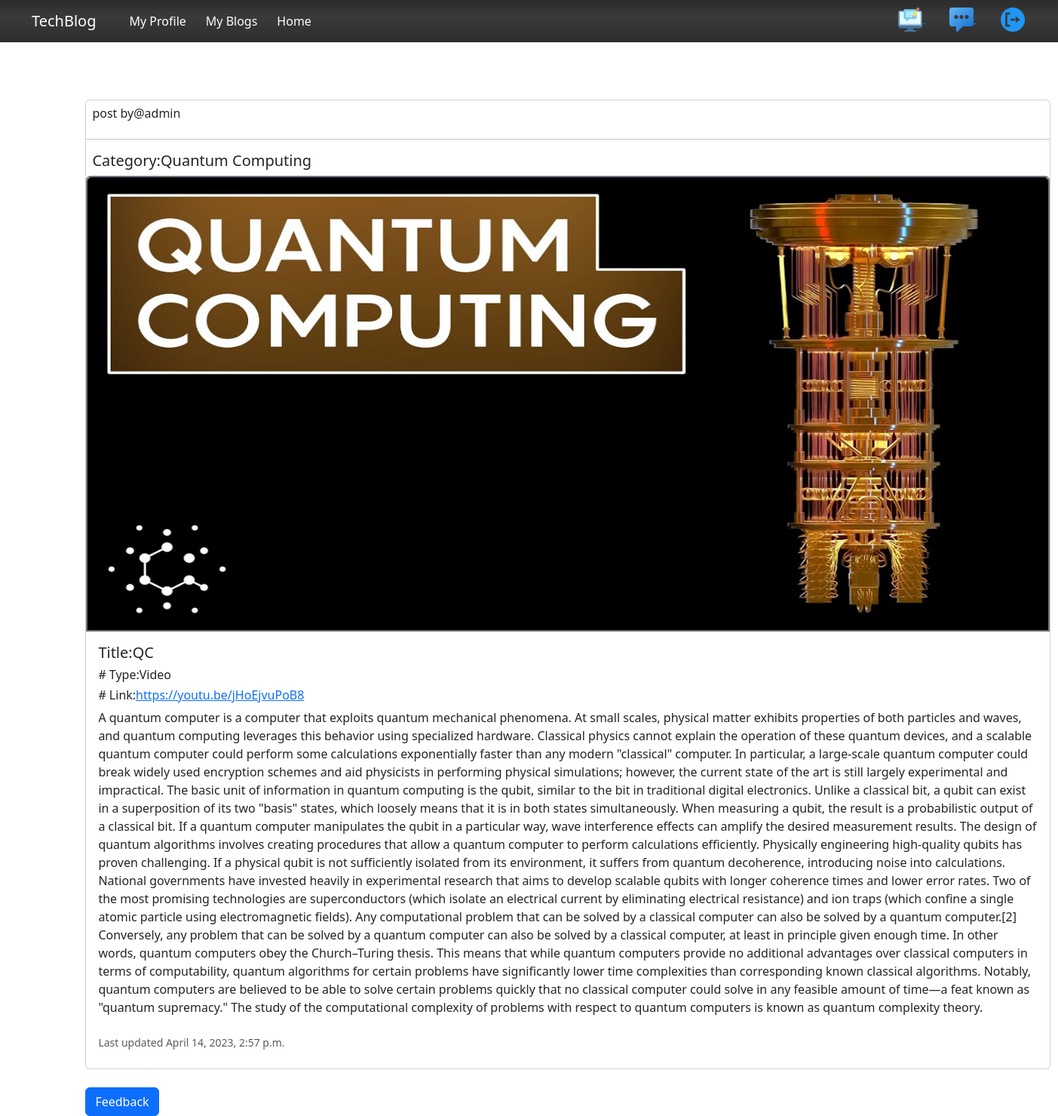
The app's page /posts/robo/ with its own data.
### app/models.py (models this page shows, shortened)
class Post(models.Model):
    sno =models.AutoField(primary_key=True)
    author = models.ForeignKey(User,on_delete=models.CASCADE,null=True, blank=True)
    category = models.CharField(max_length=20)
    bimage = models.ImageField(upload_to="bimages/", default="")
    title = models.CharField(max_length=50)
    stype = models.CharField(max_length=20,null=True,blank=True)
    slink = models.CharField(max_length=50,null=True,blank=True)
    content = models.TextField()
    slug = AutoSlugField(populate_from='title',unique=True,null=True,blank=True)
    timeStamp = models.DateTimeField(blank=True)
    def feedback(self):
        return f'/feedback/{self.slug}/'

### app/views.py (the view)
# urls.py: path('posts/<slug:slug>/', views.blog, name='blog'),
def blog(request,slug):
    post = Post.objects.get(slug=slug)
    context = {'post' : post }
    return render(request, 'blog.html',context)

### templates/blog.html (shortened to what this page needs)
{% extends 'home.html'%}
{% block body %}
{% load static %}
<link rel="stylesheet" href="{% static 'blog.css'%}">
<div class="blog">
   <div class="card mb-4" style="width:80rem;">
      <h6 class="card-text px-2 pt-2 py-0">post by@{{post.author}}</h6>
      <hr>
      <h5 class="card-text px-2">Category:{{post.category}}</h5>
      <span class="border border-2 border-secondary rounded-top">
      {% if post.bimage %}
      <img src="{{post.bimage.url}}" height="600"class="card-img-top" alt="...">
      {% endif %}
      </span>
      <div class="card-body">
         <h5 class="card-title">Title:{{post.title}}</h5>
         <h6 class="card-title"># Type:{{post.stype}}</h6>
         <h6 class="card-title"># Link:<a href="{{post.slink}}">{{post.slink}}</a></h6>
         <p class="card-text">{{post.content}}</p>
         <p class="card-text py-2"><small class="text-muted">Last updated {{post.timeStamp}}</small></p>
      </div>
   </div>
   <a href="{{post.feedback}}" class="btn btn-primary">Feedback</a>
</div>
{% endblock body %}

### static/base.css (style rules this page uses)
.btn { margin-right:10; }

### static/blog.css (style rules this page uses)
.blog { margin-top:2cm; margin-left:3cm; }

### records on screen
Post: author "admin", category "Quantum Computing", bimage (picture), title "QC", stype "Video", slink "https://youtu.be/jHoEjvuPoB8", content "A quantum computer is a computer that exploits quantum mechanical phenomena. At small scales, physical matter exhibits properties of both particles and waves, and quantum computing leverages this behavior using specialized hardware. Classical physics cannot explain the operation of these quantum devices, and a scalable quantum computer could perform some calculations exponentially faster than any modern \"classical\" computer. In particular, a large-scale quantum computer could break widely used encryption schemes and aid physicists in performing physical simulations; however, the current state of the art is still largely experimental and impractical. The basic unit of information in quantum…", timeStamp "April 14, 2023, 2:57 p.m."
